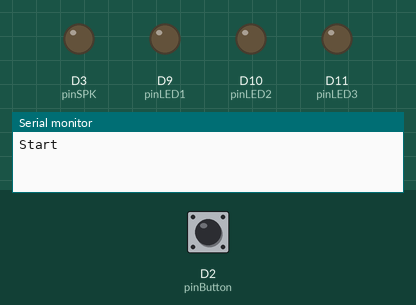
A sketch run on a simulated Arduino Zero (SAMD21). Shown: output pins drawn as LEDs (lit = HIGH), the last lines printed to the serial monitor. Inputs (shaded band) come from the test bench; at power-on: D2 (pinButton) HIGH.

Above: at 4.2 s.
4.3 s: D2 (pinButton) pulled LOW for 0.15 s
At 5.71 s:
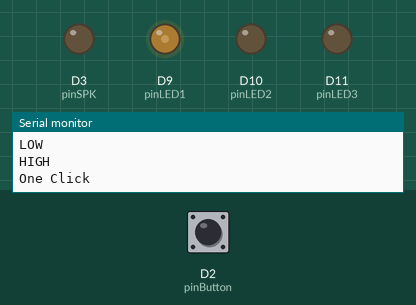
At 6.31 s:
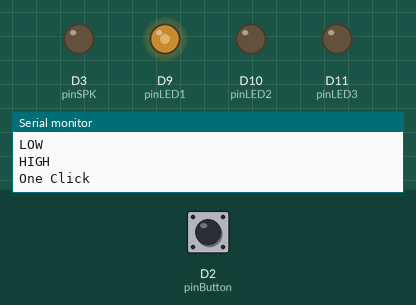
7.3 s: D2 (pinButton) pulled LOW for 1 s
At 7.51 s:
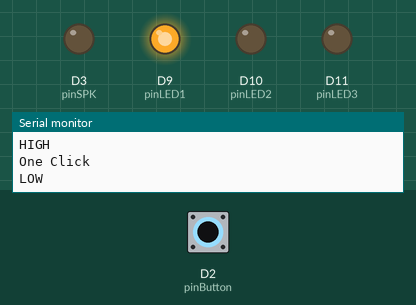
11.2 s: D2 (pinButton) pulled LOW for 0.15 s
At 12.02 s:
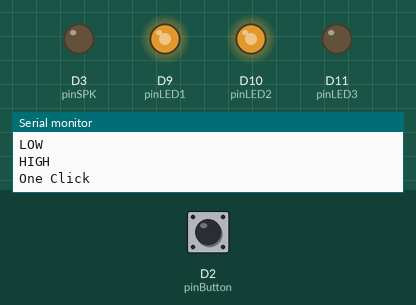
14.2 s: D2 (pinButton) pulled LOW for 3.2 s
18.9 s: D2 (pinButton) pulled LOW for 0.15 s
21.9 s: D2 (pinButton) pulled LOW for 1 s
Timing chart, 0 to 29.2 s (numbered marks = the images above; inputs shaded):
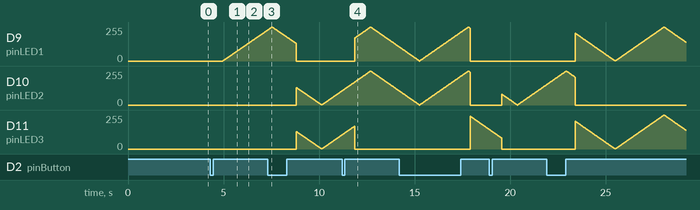

Measured:
- after the input at 4.3 s, D9 (pinLED1): moves from 0/255 to 231/255 over 2.3 s, starting after 0.66 s
- after the input at 11.2 s, D9 (pinLED1): rises from 0/255 to 255/255 in 0.83 s, then falls to 105/255 in 1.5 s
- by itself, D10 (pinLED2): rises from 152/255 to 255/255 in 1.0 s, then falls to 0/255 in 0.47 s

The sketch:

pj2.ino
```cpp
#define pinButton 2
#include "pitches.h"


const byte pinLED1 = 9;
const byte pinLED2 = 10;
const byte pinLED3 = 11;

const byte pinSPK = 3;
int buzStateus = 0;
int ledst = 0;
int buzzcnt = 0;
int last = 0;
int ipt = 0;
int butt = 0;
void setup()
{
  SerialUSB.begin(9600);
  delay(3000);
  SerialUSB.println("Start");
  pinMode(pinButton, INPUT_PULLUP);
  pinMode(pinLED1, OUTPUT);
  pinMode(pinLED2, OUTPUT);
  pinMode(pinLED3, OUTPUT);
  pinMode(pinSPK, OUTPUT);
}


void loop()
{

  button();
  if (buzStateus) {
    buz();
  }
  if (ledst)
    tree();
}


//int buztotal = sizeof(melody) / sizeof(int);
void button()
{
  static unsigned long downut = 0;// 시간값
  static unsigned long ut = 0;// 시간값
  static int down = 0;// 버튼 눌렸니 떨어졌니 상태
  static int btCnt = 0;

  if (down == 0)
  {
    if (digitalRead(pinButton) == LOW)
    {
      down = 1;
      SerialUSB.println("LOW");
    }
  }
  else if (down == 1)
  {
    if (digitalRead(pinButton) == HIGH)
    {
      down = 0;
      SerialUSB.println("HIGH");

      btCnt++;
      downut = millis();
    }
  }

  if (btCnt)
  {
    if (btCnt == 1)
    {
      ut = downut;
    }

    if (btCnt == 2 && millis() - ut <= 500)
    {
      btCnt = 0;
      SerialUSB.println("Double Click");
   //   buzzcnt = 0;
      buzStateus = !buzStateus;
    }
    else if (millis() - ut > 500)
    {
      btCnt = 0;
      SerialUSB.println("One Click");
      ledst++;
      ledst = ledst % 7;
    }
  }
}
```

buz.ino
```cpp
int melody[] = {
  NOTE_G5, NOTE_GS5, NOTE_C5, NOTE_G5, NOTE_GS5,
  NOTE_G5, NOTE_GS5, NOTE_C5, NOTE_GS5, NOTE_G5, NOTE_AS4,
  NOTE_F5, NOTE_G5, NOTE_AS4, NOTE_F5, NOTE_G5, NOTE_AS4,
  NOTE_DS5, NOTE_CS5,

  NOTE_G5, NOTE_GS5, NOTE_C5, NOTE_G5, NOTE_GS5,
  NOTE_GS5, NOTE_G5, NOTE_C5, NOTE_GS5, NOTE_G5, NOTE_AS4,
  NOTE_F5, NOTE_G5, NOTE_AS4, NOTE_F5, NOTE_G5, NOTE_AS4,
  NOTE_DS5, NOTE_D5, NO_SOUND, NOTE_F3,

  NOTE_C4, NOTE_C4, NOTE_C4, NOTE_C4, NOTE_C4,
  NOTE_C4, NOTE_AS3, NOTE_GS3, NOTE_GS3, NO_SOUND, NOTE_GS3, NOTE_GS3,
  NOTE_AS3, NOTE_AS3, NO_SOUND, NOTE_GS3, NOTE_G3, NOTE_F3,
  NO_SOUND, NO_SOUND, NOTE_F3,

  NOTE_C4, NOTE_C4, NOTE_C4, NOTE_C4, NOTE_DS4, NOTE_DS4,
  NOTE_C4, NOTE_C4, NO_SOUND, NOTE_GS3, NOTE_GS3,
  NOTE_AS3, NOTE_C4, NO_SOUND, NO_SOUND, NOTE_AS3, NOTE_GS3, NOTE_AS3,
  NO_SOUND,

  NO_SOUND, NOTE_C4, NOTE_C4, NOTE_DS4, NOTE_F4,
  NOTE_DS4, NOTE_C4, NOTE_DS4, NOTE_DS4,
  NOTE_DS4, NOTE_CS4, NOTE_C4, NOTE_CS4,
  NOTE_C4,

  NO_SOUND, NOTE_C4, NOTE_C4, NOTE_AS3, NOTE_GS3, NOTE_AS3,
  NO_SOUND, NOTE_C4, NOTE_C4, NOTE_AS3, NOTE_GS3,
  NOTE_F3,
  NO_SOUND,

  NO_SOUND, NOTE_AS3, NOTE_AS3, NOTE_DS4, NOTE_DS4,
  NOTE_AS3, NOTE_AS3, NOTE_F4, NOTE_F4,
  NO_SOUND, NOTE_F4, NOTE_DS4, NOTE_F4, NOTE_F4, NO_SOUND, NOTE_DS4,
  NOTE_F4, NOTE_G4, NOTE_GS4, NOTE_G4, NOTE_G4,

  NO_SOUND, NOTE_AS3, NOTE_AS3, NOTE_DS4, NOTE_DS4,
  NO_SOUND, NOTE_AS3, NOTE_AS3, NOTE_F4, NOTE_F4,
  NO_SOUND, NOTE_DS4, NOTE_F4,

  NOTE_G4, NOTE_GS4, NOTE_GS4,
  NO_SOUND, NOTE_F4, NOTE_G4, NOTE_GS4,
  NO_SOUND, NOTE_DS4, NOTE_DS4, NOTE_AS4,
  NO_SOUND, NOTE_GS4, NOTE_F4,

  NOTE_F4, NOTE_F4, NOTE_F4, NOTE_F4, NOTE_G4, NOTE_GS4,
  NO_SOUND, NOTE_F4, NOTE_G4, NOTE_GS4,
  NO_SOUND, NOTE_DS4, NOTE_C5, NOTE_C5,
  NOTE_AS4, NO_SOUND, NOTE_GS4, NOTE_AS4, NOTE_C5,

  NOTE_C5, NOTE_CS5, NOTE_C5, NOTE_AS4, NOTE_GS4,
  NOTE_AS4, NOTE_GS4, NO_SOUND,
  NOTE_DS5, NOTE_C5, NOTE_AS4,
  NO_SOUND, NOTE_GS4, NOTE_GS4,

  NOTE_DS5, NOTE_C5, NOTE_GS4,
  NO_SOUND, NO_SOUND, NOTE_GS4, NOTE_GS4,
  NOTE_G4, NOTE_DS4, NOTE_DS4,
  NO_SOUND, NOTE_GS3,

  NOTE_CS4, NOTE_CS4, NOTE_C4, NOTE_CS4, NOTE_C4, NOTE_CS4, NOTE_CS4,
  NOTE_C4, NOTE_GS3, NO_SOUND,

  NO_SOUND
  };
int noteDurations[] = {
  8, 8, 8, 4, 3,
  8, 8, 8, 4, 4, 8,
  8, 8, 8, 4, 4, 8,
  2, 2,

  8, 8, 8, 4, 3,
  8, 8, 8, 4, 4, 8,
  8, 8, 8, 4, 4, 8,
  2, 4, 8, 8,

  4, 4, 4, 8, 8,
  8, 8, 8, 8, 4, 8, 8,
  8, 3, 8, 8, 8, 1.75,
  4, 8, 8,

  8, 8, 8, 3, 8, 8,
  8, 3, 4, 8, 8,
  8, 8, 4, 8, 8, 8, 8,
  1,

  4, 8, 4, 4, 4,
  4, 4, 4, 4,
  4, 4, 4, 8,
  1,

  4, 8, 8, 8, 4, 8,
  4, 8, 8, 4, 2,
  1.5,
  1,

  4, 8, 4, 4, 4,
  4, 4, 4, 8,
  4, 8, 8, 8, 8, 8, 8,
  8, 4, 4, 4, 8,

  4, 8, 4, 4, 8,
  4, 8, 4, 4, 1,
  4, 8, 4,

  4, 8, 1,
  8, 8, 8, 1.75,
  8, 8, 8, 1.75,
  4, 8, 8,

  8, 8, 4, 8, 4, 1.75,
  8, 8, 8, 1.75,
  8, 8, 8, 8,
  2, 8, 8, 8, 4,

  4, 4, 8, 8, 8,
  8, 4, 2,
  3, 3, 2,
  4, 4, 4,

  3, 3, 2,
  4, 4, 8, 8,
  3, 3, 1,
  8, 8,

  4, 8, 8, 8, 8, 8, 8,
  8, 8, 8,

  3
  };
  int buztotal = sizeof(melody) / sizeof(int);
void buz()
{
  static unsigned long ut = 0;
 int i = buzzcnt;

  unsigned long t = millis();

  int duration = 1500 / noteDurations[i];

  if(t - ut >= duration)
  {
//    SerialUSB.println(i);

    tone(pinSPK, melody[i], duration);
    i++;
    i = i % buztotal;
    ut = millis();
    buzzcnt=i;
  }
}
```

led.ino
```cpp
int tree()
{
  static unsigned long ut = 0;
 int i = ledst;
  static int fade = 0;
  static int ct = 1;

  unsigned long t = millis();

  if(t - ut >= 10)
  {
    if(i == 0)
    {
      SerialUSB.println("OFF");
      analogWrite(pinLED1, 0);
      analogWrite(pinLED2, 0);
      analogWrite(pinLED3, 0);
    }
    if(i == 1)
    {
      analogWrite(pinLED1, fade);
      analogWrite(pinLED2, 0);
      analogWrite(pinLED3, 0);
    }
    if(i == 2)
    {
      analogWrite(pinLED1, 0);
      analogWrite(pinLED2, fade);
      analogWrite(pinLED3, fade);
    }
    if(i == 3)
    {
      analogWrite(pinLED1, fade);
      analogWrite(pinLED2, fade);
      analogWrite(pinLED3, 0);
    }
    if(i == 4)
    {
      analogWrite(pinLED1, 0);
      analogWrite(pinLED2, 0);
      analogWrite(pinLED3, fade);
    }
    if(i == 5)
    {
      analogWrite(pinLED1, 0);
      analogWrite(pinLED2, fade);
      analogWrite(pinLED3, 0);
    }
    if(i == 6)
    {
      analogWrite(pinLED1, fade);
      analogWrite(pinLED2, 0);
      analogWrite(pinLED3, fade);
    }

    fade += ct;

   if(fade == 255 || fade == 0)
    {
      ct *= -1;
      if(ct > 0)
      {
      /*  i++;
        i = i % 7;*/
      }
    }
    ut = millis();
  }
}
```

pitches.h
```cpp
/*************************************************
 * Public Constants
 *************************************************/
#define SWITCH 2
#define DELAY 100
#define NOTE_B0  31
#define NOTE_C1  33
#define NOTE_CS1 35
#define NOTE_D1  37
#define NOTE_DS1 39
#define NOTE_E1  41
#define NOTE_F1  44
#define NOTE_FS1 46
#define NOTE_G1  49
#define NOTE_GS1 52
#define NOTE_A1  55
#define NOTE_AS1 58
#define NOTE_B1  62
#define NOTE_C2  65
#define NOTE_CS2 69
#define NOTE_D2  73
#define NOTE_DS2 78
#define NOTE_E2  82
#define NOTE_F2  87
#define NOTE_FS2 93
#define NOTE_G2  98
#define NOTE_GS2 104
#define NOTE_A2  110
#define NOTE_AS2 117
#define NOTE_B2  123
#define NOTE_C3  131
#define NOTE_CS3 139
#define NOTE_D3  147
#define NOTE_DS3 156
#define NOTE_E3  165
#define NOTE_F3  175
#define NOTE_FS3 185
#define NOTE_G3  196
#define NOTE_GS3 208
#define NOTE_A3  220
#define NOTE_AS3 233
#define NOTE_B3  247
#define NOTE_C4  262
#define NOTE_CS4 277
#define NOTE_D4  294
#define NOTE_DS4 311
#define NOTE_E4  330
#define NOTE_F4  349
#define NOTE_FS4 370
#define NOTE_G4  392
#define NOTE_GS4 415
#define NOTE_A4  440
#define NOTE_AS4 466
#define NOTE_B4  494
#define NOTE_C5  523
#define NOTE_CS5 554
#define NOTE_D5  587
#define NOTE_DS5 622
#define NOTE_E5  659
#define NOTE_F5  698
#define NOTE_FS5 740
#define NOTE_G5  784
#define NOTE_GS5 831
#define NOTE_A5  880
#define NOTE_AS5 932
#define NOTE_B5  988
#define NOTE_C6  1047
#define NOTE_CS6 1109
#define NOTE_D6  1175
#define NOTE_DS6 1245
#define NOTE_E6  1319
#define NOTE_F6  1397
#define NOTE_FS6 1480
#define NOTE_G6  1568
#define NOTE_GS6 1661
#define NOTE_A6  1760
#define NOTE_AS6 1865
#define NOTE_B6  1976
#define NOTE_C7  2093
#define NOTE_CS7 2217
#define NOTE_D7  2349
#define NOTE_DS7 2489
#define NOTE_E7  2637
#define NOTE_F7  2794
#define NOTE_FS7 2960
#define NOTE_G7  3136
#define NOTE_GS7 3322
#define NOTE_A7  3520
#define NOTE_AS7 3729
#define NOTE_B7  3951
#define NOTE_C8  4186
#define NOTE_CS8 4435
#define NOTE_D8  4699
#define NOTE_DS8 4978
#define NO_SOUND 0
```
